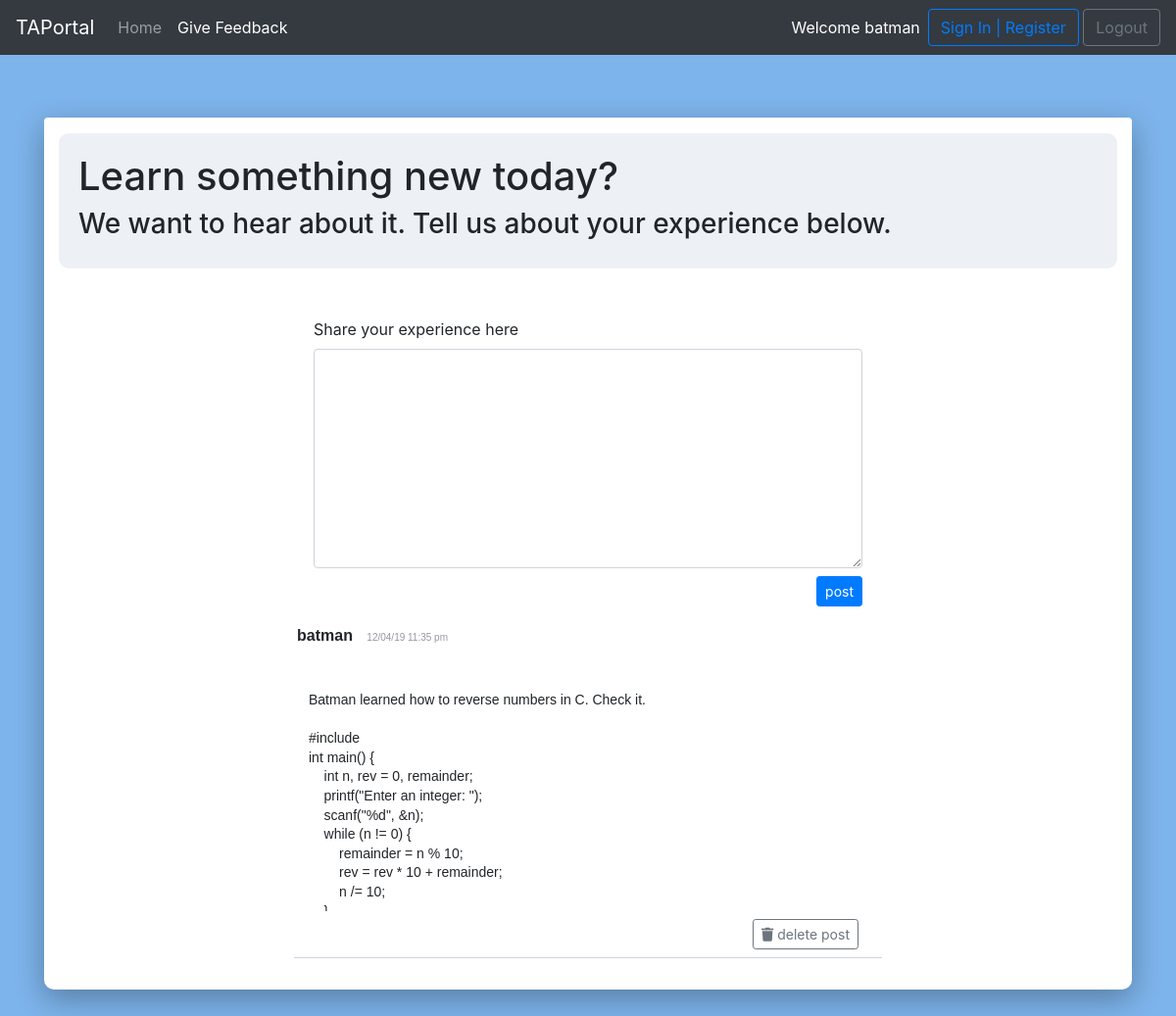
/give-feedback.php (signed in), run on the app's committed database.
### tables this page shows
CREATE TABLE `comments` (
  `postId` int(11) NOT NULL,
  `eid` varchar(45) DEFAULT NULL,
  `commentBody` text,
  `postDate` varchar(255) DEFAULT NULL,
  PRIMARY KEY (`postId`),
  UNIQUE KEY `postId_UNIQUE` (`postId`)
);

### give-feedback.php (the view, shortened to what this page needs)
<?php
require_once("config.php");
function questionsToday()
{
    global $link;
    $questionsTodayQuery = "SELECT * from comments WHERE eid=?";
    $stmt = $link->prepare($questionsTodayQuery);
    $stmt->bind_param("s", $_SESSION["eid"]);
    $stmt->execute();
    $result = $stmt->get_result();
    $items = [];
    while ($question = $result->fetch_assoc()) {
        $items[] = $question;
    }
    if (sizeof($items) > 0) {
        $items = array_reverse($items, true);
    }
    foreach ($items as $item) {
        printf('<div class="scroll-bar-wrap">
                                <div class="row">
                                    <div class="scroll-box">
                                        <div class="sticky-top commentHeader">
                                            <p> <strong> %s </strong> <span class="dateFormat"> %s</span> </p>
                                        </div>
                                        <br>
                                        <div class="commentBody">
                                            <pre style="font-family: arial; line-height: 1.4;">%s</pre>
                                        </div>
                                    </div>
                                </div>
                                <div class="float-right pr-3">
                                   <form method="post" action="./delete_post.php">
                                        <button class="btn btn-outline-secondary btn-sm m-2" role="button" type="submit" value=%s name="postId">
                                            <span><i class="fa fa-trash mr-1"></i></span>delete post
                                        </button>
                                    </form>
                                </div>
                                <div class="row cover-bar"></div>
                            </div>', $item["eid"], $item["postDate"], $item["commentBody"], $item["postId"]);
    }
}
?>
<!DOCTYPE html>
<html lang="en">
<head>
    <link href="./styles/student-feedback.css" type="text/css" rel="stylesheet">
    <link rel="stylesheet" href="https://stackpath.bootstrapcdn.com/bootstrap/4.3.1/css/bootstrap.min.css">
    <link rel="stylesheet" href="https://use.fontawesome.com/releases/v5.0.8/css/all.css">
    <link rel="stylesheet" href="https://cdn.dhtmlx.com/richtext/1.0/richtext.css" type="text/css">
</head>
<body>
    <nav class="navbar fixed-top navbar-expand-lg navbar-dark bg-dark">
        <a class="navbar-brand" href="#">TAPortal</a>
        <div class="collapse navbar-collapse" id="navbarTogglerDemo02">
            <ul class="navbar-nav mr-auto mt-2 mt-lg-0">
                <li class="nav-item">
                    <a class="nav-link" href="./index.php">Home </a>
                </li>
                <li class="nav-item active">
                    <a class="nav-link" href="#">Give Feedback<span class="sr-only">(current)</span></a>
                </li>
            </ul>
            <div id="current_user" style="color: white; margin-right: 8px;">
                <?php
                if (isset($_SESSION["loggedin"]) && $_SESSION["loggedin"] === true) {
                    echo "Welcome " . $_SESSION["eid"];
                }
                ?>
            </div>
            <div>
                <a class="btn btn-outline-primary" id="signInButton" href="./login.php" role="button">Sign In |
                    Register</a>
                <a class="btn btn-outline-secondary" id="signOutButton" href="./logout.php" role="button">Logout</a>
            </div>
        </div>
    </nav>
    <div class="container mt-5 pt-5">
        <div class="col rounded-top mt-4 py-3 commentWraper">
        <div id="feedbackHeader" style="  background-color: rgba(229, 235, 242, 0.674);  border-radius: 10px; padding: 20px;">
            <h1>Learn something new today?</h1>
            <h3>We want to hear about it. Tell us about your experience below.</h3>
        </div>
            <div class="row justify-content-center" style="margin-top: 50px;">
                <form action="give-feedback.php" method="post" id="commentForm">
                    <div class="form-group">
                        <label for="commentBody">Share your experience here</label>
                        <textarea name="commentBody" id="commentBody" class="form-control" required minlength="5" maxlength="1000"></textarea>
                        <input type="submit" name="submit" value="post" class="btn btn-primary btn-sm float-right mt-2">
                    </div>
                </form>
            </div>
            <div class="row justify-content-center" id="newPost">
                <?php
                questionsToday();
                ?>
            </div>
        </div>
    </div>
</body>
</html>

### styles/student-feedback.css (style rules this page uses)
html body { background-color: rgba(92, 161, 230, 0.794); }
.commentWraper { background-color: white; margin-bottom: 50px; max-width: 60% auto; -webkit-box-shadow: 0 10px 30px 0 rgba(0, 0, 0, 0.3); box-shadow: 0 10px 30px 0 rgba(0, 0, 0, 0.3); border-radius: 10px 10px 10px 10px; }
.form-group { width: 35em; }
.form-control { min-height: 14em; }
p { font-family: arial; line-height: 1.4; }
.commentBody { padding-left: 20px; }
.dateFormat { font-size: 10px; color: rgb(151, 151, 160); margin-left: 1em; }
.commentHeader { background-color: white; margin-top: 0px; padding: 3px 5px 5px 8px; }
.scroll-bar-wrap { width: 600px; position: relative; margin: 1em auto; padding: 2em auto; border-bottom: 1px solid rgb(210, 210, 230); }
.scroll-box { padding: 0px 10px 10px 10px; background-color: #ffffff; width: 100%; max-height: 295px; overflow-y: scroll; overflow-x: hidden; }
.cover-bar { position: absolute; background: #fff; ; height: 100%; top: 0; right: 0; width: .4em; -webkit-transition: all .5s; opacity: 1; }
#feedbackHeader { background-color: rgba(229, 235, 242, 0.674); border-radius: 10px; padding: 20px; }

### data on the page
comments: eid "batman", postDate "12/04/19 11:35 pm", commentBody "Batman learned how to reverse numbers in C. Check it. #include int main() { int n, rev = 0, remainder; printf(\"Enter an integer: \"); scanf(\"%d\", &n); while (n != 0) { remainder = n % 10; rev = rev * 10 + remainder; n /= 10;…", $item["postId"] 3 (drawn)

### other printed values
$_SESSION["eid"] "batman"
